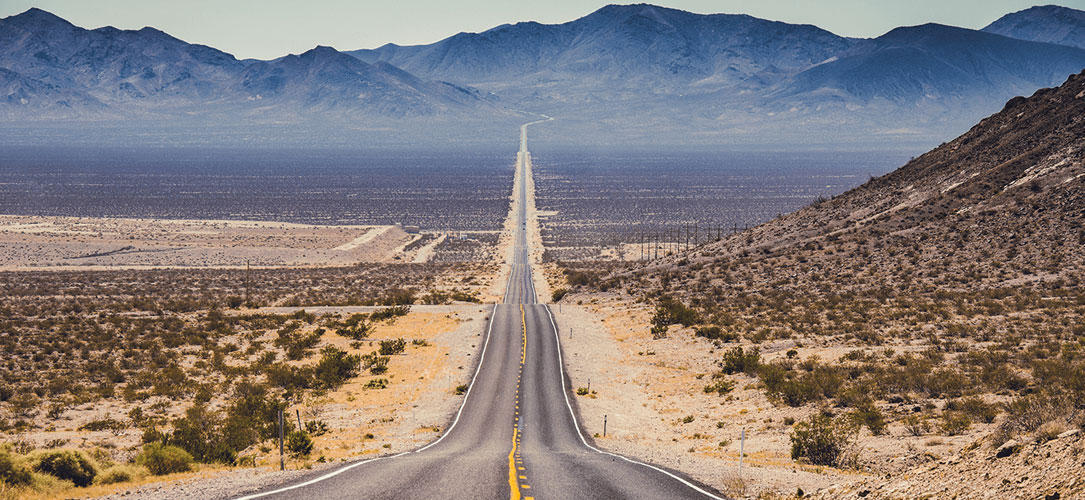
#> input picture data/images/ruta.jpg, 1085 x 500 px, found by its file name
$ python essentials.py
#> lines starting #> are read from the running program, lines starting #| are printed output that depends on the picture; after the words box and inside, x2 and y2 are one past the last pixel; in counts of white or black regions, pixels touching at a corner belong together
import cv2
import numpy as np

path = r"C:\Users\Matheus\Desktop\opencv\data\images\ruta.jpg"
image = cv2.imread(path)
#> image is the input picture: shape (500, 1085, 3); mean B, G, R 121, 123.9, 133.5
# kernel of image
kernel = np.ones((5, 5), np.uint8)

# imagen en blanco y negro
image_gray = cv2.cvtColor(image, cv2.COLOR_BGR2GRAY)
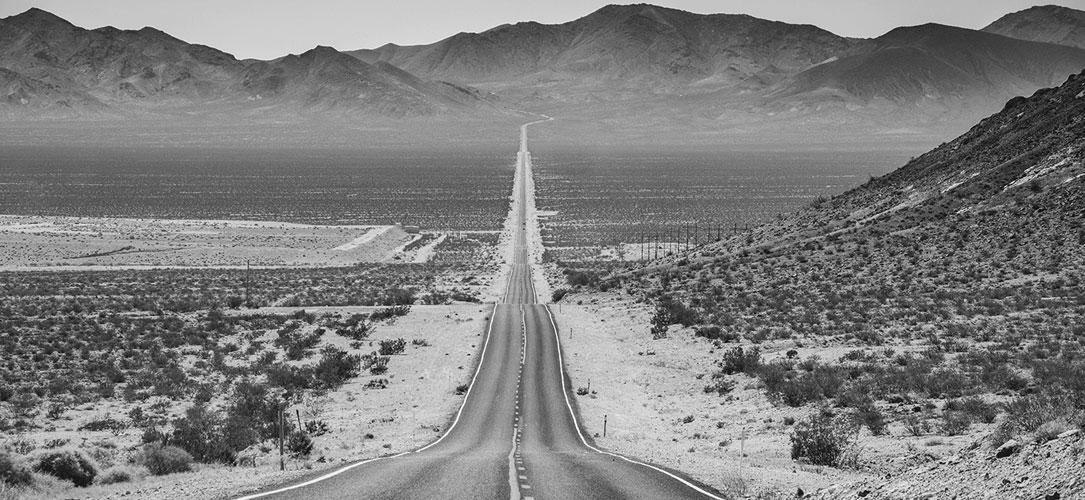
#> image_gray: shape (500, 1085); min 0, max 255, mean 126.4
# blur filter
image_blur = cv2.GaussianBlur(image_gray, (7, 7), 0)
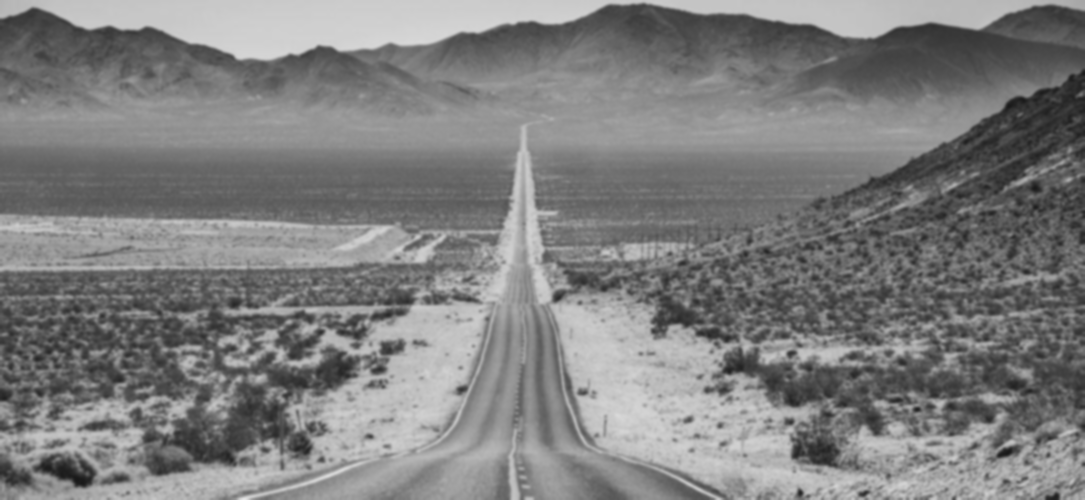
#> image_blur: shape (500, 1085); min 24, max 229, mean 126.4
# edge detector
image_canny = cv2.Canny(image, 400, 400)
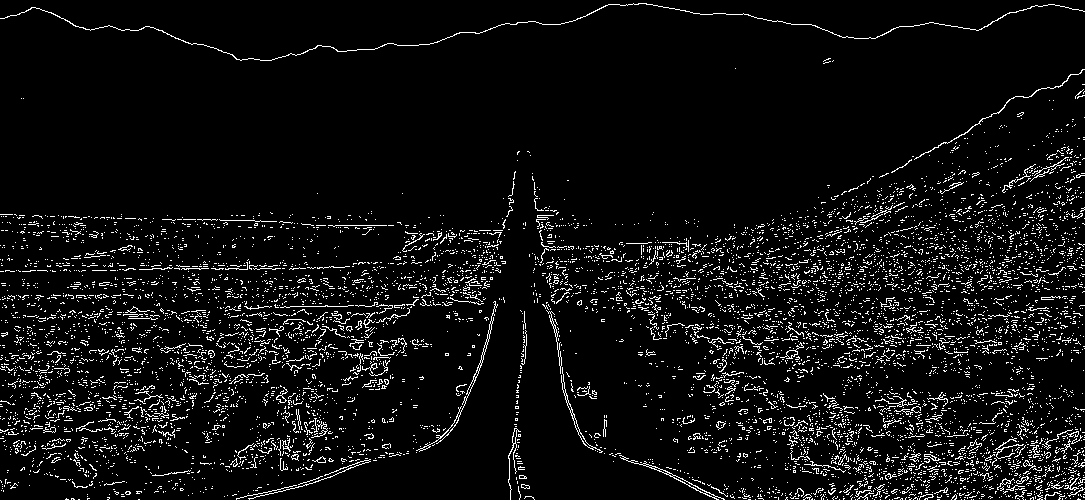
#> image_canny: shape (500, 1085); 6.2% white in thin lines or dots
# image dialation
image_dialation = cv2.dilate(image_canny, kernel, iterations=1)
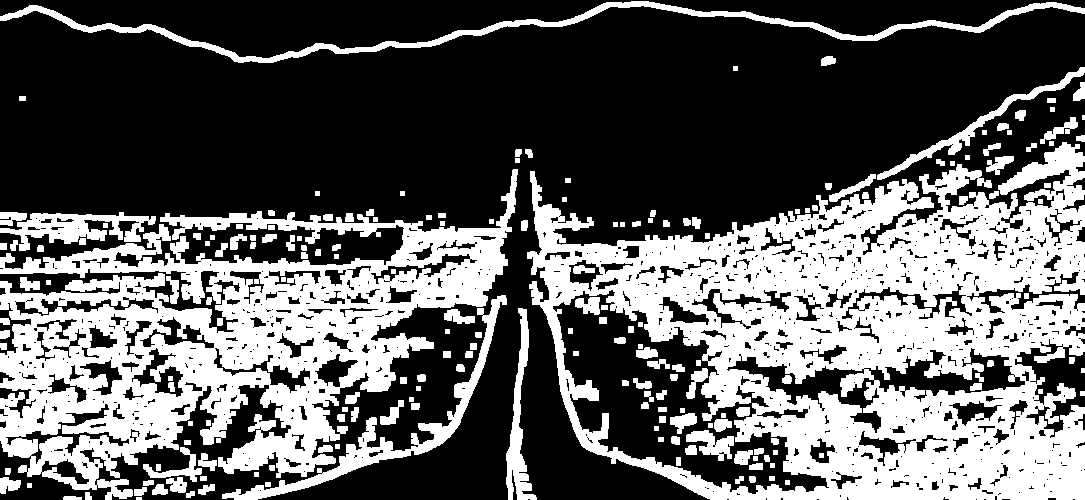
#> image_dialation: shape (500, 1085); 37.3% white; 196 white regions (2 under 20 px), largest, box (x1, y1, x2, y2) and area: (527, 142, 1085, 500) 102385, (0, 169, 518, 500) 67709, (0, 1, 1085, 63) 6645
# erosion of a image
image_erosion = cv2.erode(image_dialation, kernel, iterations=1)
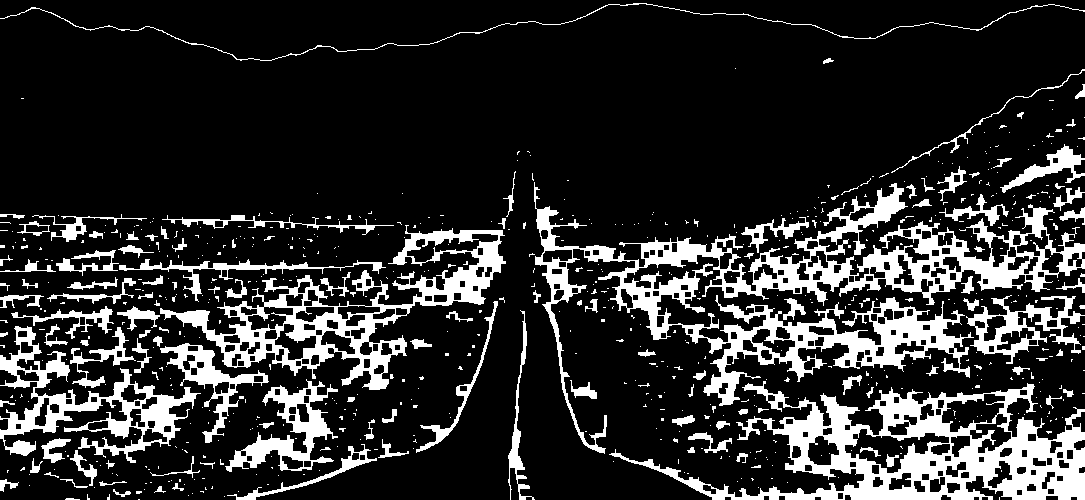
#> image_erosion: shape (500, 1085); 17.7% white; 672 white regions (546 under 20 px), largest, box (x1, y1, x2, y2) and area: (534, 182, 1085, 454) 28225, (609, 381, 1085, 500) 18963, (160, 225, 506, 390) 11656


cv2.imshow("gray image", image_gray)
cv2.imshow("blur image", image_blur)
cv2.imshow("canny", image_canny)
cv2.imshow("dialation image", image_dialation)
cv2.imshow("erosion image", image_erosion)
cv2.waitKey(0)

$ run again, with data/images/1.jpg copied over data/images/ruta.jpg
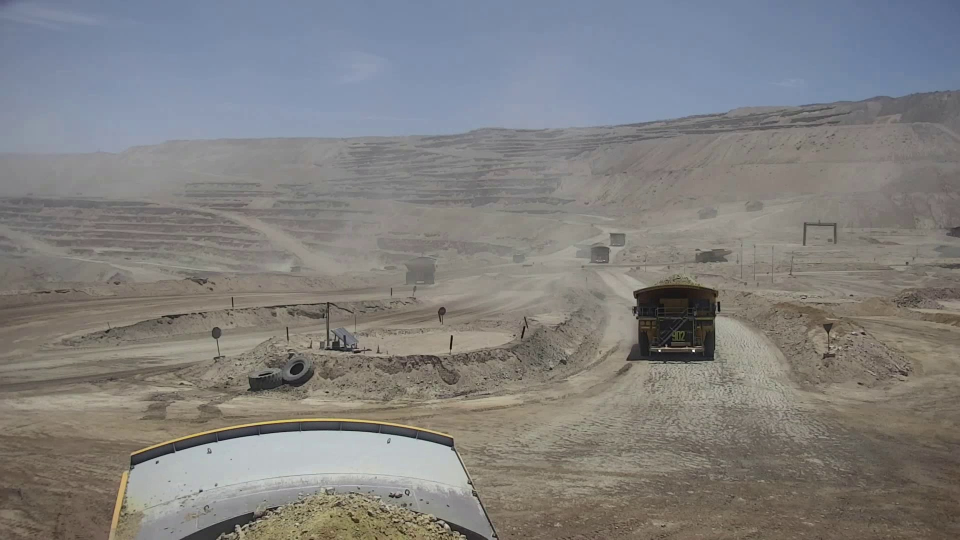
#> input picture data/images/1.jpg, 1920 x 1080 px, found by its file name (shown at 1/2 size)
#> image is the input picture: shape (1080, 1920, 3); mean B, G, R 127, 127.9, 128.8
#> `image_canny = cv2.Canny(image, 400, 400)`:
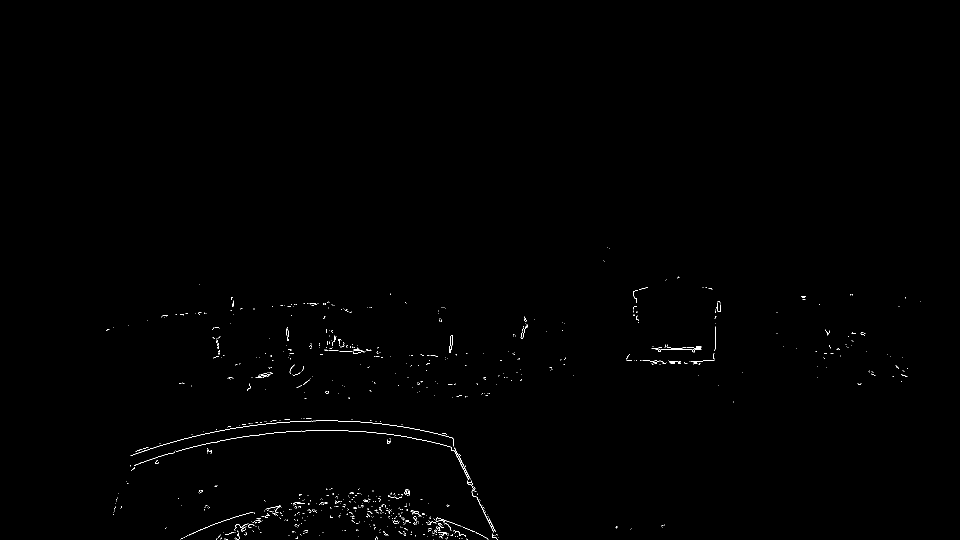
#> image_canny: shape (1080, 1920) (shown at 1/2 size); 0.31% white in thin lines or dots, all inside (x1, y1, x2, y2) = (212, 494, 1841, 1080)
#> image_dialation: shape (1080, 1920); 2.2% white; 276 white regions, largest, box (x1, y1, x2, y2) and area: (258, 835, 999, 1080) 10800, (850, 1031, 979, 1080) 2555, (430, 1009, 570, 1080) 2307
#> `image_erosion = cv2.erode(image_dialation, kernel, iterations=1)`:
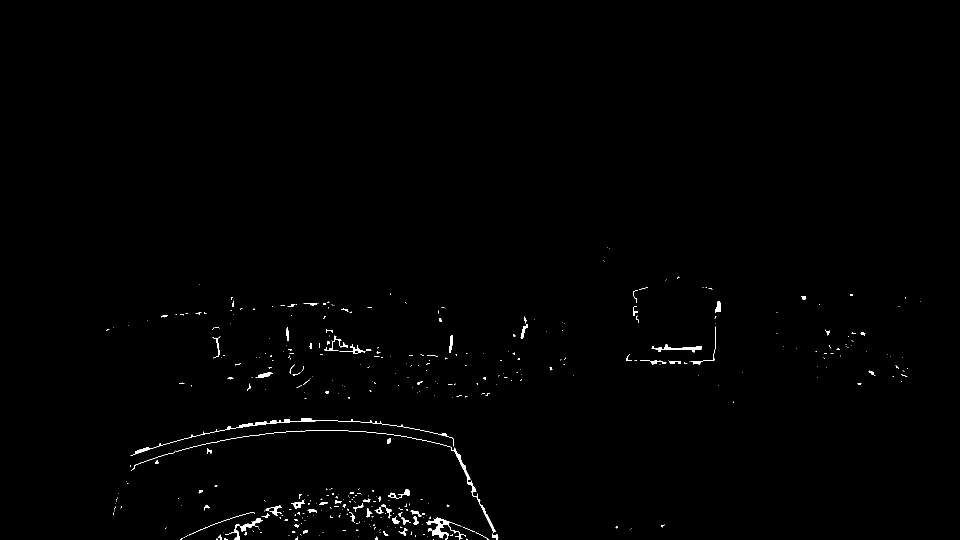
#> image_erosion: shape (1080, 1920) (shown at 1/2 size); 0.56% white; 440 white regions (356 under 20 px), largest, box (x1, y1, x2, y2) and area: (261, 837, 908, 912) 1429, (351, 860, 992, 1065) 1373, (852, 1035, 932, 1080) 845
